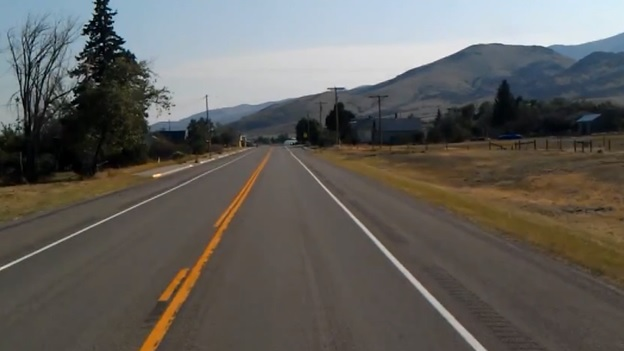
#> input picture image_matching-master/test_image2.jpg, 624 x 351 px
$ python solution.py   (older library calls are emulated)
#> lines starting #> are read from the running program, lines starting #| are printed output that depends on the picture
### image_matching-master/utils.py
#!/usr/bin/env python3
import numpy as np
import cv2
import time


def read_image(image_path):
    img = cv2.imread(image_path)
    if img is None:
        raise FileNotFoundError("`{}` not cannot be loaded".format(image_path))
    return img

def draw_matches(matches, img_left, img_right, verbose=False):
    # Determine the max height
    height = max(img_left.shape[0], img_right.shape[0])
    # Width is the two images side-by-side
    width = img_left.shape[1] + img_right.shape[1]

    img_out = np.zeros((height, width, 3), dtype=np.uint8)
    # Place the images in the empty image
    img_out[0:img_left.shape[0], 0:img_left.shape[1], :] = img_left
    img_out[0:img_right.shape[0], img_left.shape[1]:, :] = img_right

    # The right image coordinates are offset since the image is no longer at (0,0)
    ow = img_left.shape[1]

    #Draw a line between the matched pairs in green
    for p1,p2 in matches:
        p1o = (int(p1[1]), int(p1[0]))
        p2o = (int(p2[1] + ow), int(p2[0]))
        color = list(np.random.random(size=3) * 256)
        cv2.line(img_out, p1o, p2o, color, thickness=2)

    if verbose:
        print("Press enter to continue ... ")
        cv2.imshow("matches", img_out)
        cv2.waitKey(0)

    cv2.imwrite("matches.png", img_out)

class Timer(object):
    def __init__(self, verbose=False):
        self.verbose = verbose

    def __enter__(self):
        self.start = time.time()
        return self

    def __exit__(self, *args):
        self.end = time.time()
        self.secs = self.end - self.start
        self.mins = self.secs // 60
        self.msecs = self.secs * 1000  # millisecs
        if self.verbose:
            print('elapsed time: {:.2f} s ({:.4f} ms)'.format(self.secs, self.msecs))

### image_matching-master/harris.py
#!/usr/bin/env python3
import cv2
import numpy as np
np.seterr(divide='ignore', invalid='ignore')
import argparse as ap
from utils import read_image


def harris(img, sigma=1, threshold=0.01):
    height, width = img.shape
    shape = (height, width)
    # Calculate the dx,dy gradients of the image (np.gradient doesnt work)
    dx = cv2.Sobel(img, cv2.CV_64F,1,0,ksize=5)
    dy = cv2.Sobel(img, cv2.CV_64F,0,1,ksize=5)
    # Get angle for rotation
    _, ang = cv2.cartToPolar(dx, dy, angleInDegrees=True)
    # Square the derivatives (A,B,C of H) and apply apply gaussian filters to each
    sigma = (sigma, sigma)
    Ixx = cv2.GaussianBlur(dx * dx, sigma, 0)
    Ixy = cv2.GaussianBlur(dx * dy, sigma, 0)
    Iyy = cv2.GaussianBlur(dy * dy, sigma, 0)

    H = np.array([[Ixx, Ixy], [Ixy, Iyy]])
    # Find the determinate
    num = (H[0, 0] * H[1, 1]) - (H[0, 1] * H[1, 0])
    # Find the trace
    denom = H[0,0] + H[1,1]
    # Find the response using harmonic mean of the eigenvalues (Brown et. al. variation)
    R = np.nan_to_num(num / denom)

    # Adaptive non-maximum suppression, keep the top 1% of values and remove non-maximum points in a 9x9 neighbourhood
    R_flat = R[:].flatten()
    # Get number of values in top threshold %
    N = int(len(R_flat) * threshold)
    # Get values in top threshold %
    top_k_percentile = np.partition(R_flat, -N)[-N:]
    # Find lowest value in top threshold %
    minimum = np.min(top_k_percentile)
    # Set all values less than this to 0
    R[R < minimum] = 0
    # Set non-maximum points in an SxS neighbourhood to 0
    s = 9
    for h in range(R.shape[0] - s):
        for w in range(R.shape[1] - s):
            maximum = np.max(R[h:h+s+1, w:w+s+1])
            for i in range(h, h+s+1):
                for j in range(w, w+s+1):
                    if R[i, j] != maximum:
                        R[i, j] = 0

    # Return harris corners in [H, W, R] format
    features = list(np.where(R > 0))
    features.append(ang[np.where(R > 0)])
    corners = zip(*features)
    return list(corners)

def draw_corners(corners, img, name):
    for h, w, r in corners:
        cv2.circle(img, (w, h), 2, (0, 0, 255))

    cv2.imwrite(name + '.png', img)

### image_matching-master/solution.py
#!/usr/bin/env python3
import cv2, math, pywt
import numpy as np
import argparse as ap
import matplotlib.pyplot as plt
from skimage.transform import warp, AffineTransform
from operator import itemgetter
from harris import harris, draw_corners
from utils import read_image, draw_matches, Timer


def ransac(pts1, pts2, img_l, img_r, max_iters=1000, epsilon=1):
    best_matches = []
    # Number of samples
    N = 4

    for i in range(max_iters):
        # Get 4 random samples from features
        idx = np.random.randint(0, len(pts1) - 1, N)
        src = pts1[idx]
        dst = pts2[idx]

        # Calculate the homography matrix H
        H = cv2.getPerspectiveTransform(src, dst)
        Hp = cv2.perspectiveTransform(pts1[None], H)[0]

        # Find the inliers by computing the SSD(p',Hp) and saving inliers (feature pairs) that are SSD(p',Hp) < epsilon
        inliers = []
        for i in range(len(pts1)):
            ssd = np.sum(np.square(pts2[i] - Hp[i]))
            if ssd < epsilon:
                inliers.append([pts1[i], pts2[i]])

        # Keep the largest set of inliers and the corresponding homography matrix
        if len(inliers) > len(best_matches):
            best_matches = inliers

    return best_matches

# Plotting tool for convenience
def plot(plots):
    fig = plt.figure()
    N = len(plots)
    x = math.ceil(math.sqrt(N))
    y = math.ceil(math.sqrt(N))
    for i in range(N):
        fig.add_subplot(x,y,i+1).imshow(plots[i])
    plt.show()

def mops(img, truth, win_size, h, w, r):
    H, W = img.shape
    offset = win_size // 2

    # [7 lines of commented-out code are left out]
    M = cv2.getRotationMatrix2D((w, h), -1*r, 1)
    img_rot = cv2.warpAffine(img, M, (W, H), flags=cv2.INTER_NEAREST)

    # Get 40x40 window around feature
    win = img_rot[h-offset:h+offset, w-offset:w+offset]

    # Size (s,s) of each sample region
    s = win_size // 8
    # Prefiltering (N,N) -> (N//s, N//s)
    i = 0
    rows = []
    while i < win_size:
        j = 0
        cols = []
        while j < win_size:
            # Sample (s,s) region from window
            sample = win[i:i+s, j:j+s]
            # Downsample (s,s) region to a single value
            sample = np.sum(sample) / (s*s)
            cols.append(sample)
            j += s
        rows.append(cols)
        i += s

    feature = np.array(rows)
    # Normalize
    feature = (feature - np.mean(feature)) / np.std(feature)
    # Haar wave transform
    coeffs = pywt.dwt2(feature, 'haar')
    feature = pywt.idwt2(coeffs, 'haar')
    #plot([img, img_rot, truth, win, feature])
    return feature

def get_matches(ft1, ft2, left_match, right_match, img_left, img_right, max_matches, win_size):
    potential_matches = []
    offset = win_size // 2

    # Feature descriptor with brute-force matching
    for h1, w1, r1 in ft1:

        # Copy image as to not modify it by reference
        img_left_tmp = np.copy(img_left)

        # Copy coordinates incase changed by border
        h1_tmp = h1
        w1_tmp = w1

        # Get 40x40 window around feature
        win_left = img_left[h1-offset:h1+offset, w1-offset:w1+offset]

        # Handle border points
        if win_left.shape != (win_size, win_size):
            diff_h, diff_w = np.subtract(win_left.shape, (win_size, win_size))
            p_h = abs(diff_h // 2)
            p_w = abs(diff_w // 2)
            img_left_tmp = cv2.copyMakeBorder(img_left_tmp, p_h, p_h, p_w, p_w, cv2.BORDER_REFLECT)
            h1 += p_h
            w1 += p_w
            win_left = img_left_tmp[h1-offset:h1+offset, w1-offset:w1+offset]

        # Run multiscale oriented patches descriptor
        feature_left = mops(img_left_tmp, win_left, win_size, h1, w1, r1)

        lowest_dist = math.inf
        potential_match = ()
        for h2, w2, r2 in ft2:

            # Copy image as to not modify it by reference
            img_right_tmp = np.copy(img_right)

            # Copy coordinates incase changed by border
            h2_tmp = h2
            w2_tmp = w2

            # Get 40x40 window around feature
            win_right = img_right[h2-offset:h2+offset, w2-offset:w2+offset]

            # Handle border points
            if win_right.shape != (win_size, win_size):
                diff_h, diff_w = np.subtract(win_right.shape, (win_size, win_size))
                p_h = abs(diff_h // 2)
                p_w = abs(diff_w // 2)
                img_right_tmp = cv2.copyMakeBorder(img_right_tmp, p_h, p_h, p_w, p_w, cv2.BORDER_REFLECT)
                h2 += p_h
                w2 += p_w
                win_right = img_right_tmp[h2-offset:h2+offset, w2-offset:w2+offset]

            # Run multiscale oriented patches descriptor
            feature_right = mops(img_right_tmp, win_right, win_size, h2, w2, r2)

            # Check distance between features
            curr_dist = np.linalg.norm(feature_left - feature_right)
            if curr_dist < lowest_dist:
                lowest_dist = curr_dist
                potential_match = ([h1_tmp, w1_tmp, r1], [h2_tmp, w2_tmp, r2], curr_dist)

        potential_matches.append(potential_match)

    # Sort matches from smallest distance up
    matches = sorted(potential_matches, key=itemgetter(2))
    for match in matches:
        # Ensure no duplicates
        if match[0][0:2] not in left_match and match[1][0:2] not in right_match:
            # Add to matches
            left_match.append(match[0][0:2])
            right_match.append(match[1][0:2])
            # Remove from potential matches
            ft1.remove(tuple(match[0]))
            ft2.remove(tuple(match[1]))

    # Recursively keep going until every point has a match
    while(len(left_match) < max_matches and len(right_match) < max_matches):
        print('anotha one')
        get_matches(ft1, ft2, left_match, right_match, img_left, img_right, max_matches, win_size)

    return np.array(left_match, dtype=np.float32), np.array(right_match, dtype=np.float32)

def main(image,max_iters,epsilon,win_size,verbose):
    # Load the image
#> called with image = 'test_image2.jpg', max_iters = 1000, epsilon = 100, win_size = 50, verbose = True
    img_left_clr   = read_image(image)
#> in read_image, img is the input picture: shape (351, 624, 3); mean B, G, R 91.9, 96, 98.2

    # Perform a some transforms on it for feature matching
    tform = AffineTransform(scale=(0.8, 0.8), rotation=0.2, translation=(20, -10))
    img_right_clr = warp(img_left_clr, tform.inverse, output_shape=img_left_clr.shape[:2])
    img_right_clr = np.uint8(img_right_clr * 255)

    # Convert to grayscale
    img_left = cv2.cvtColor(img_left_clr, cv2.COLOR_BGR2GRAY)
    img_right = cv2.cvtColor(img_right_clr, cv2.COLOR_RGB2GRAY)

    print("Getting the features from the Harris Detector")
    ftL = harris(img_left, sigma=3, threshold=0.01)
#> in harris, `N = int(len(R_flat) * threshold)`: N = 2190
#> in harris, `top_k_percentile = np.partition(R_flat, -N)[-N:]`: top_k_percentile = 2190 values, max 5659487.3 at index 658, min 597749.1 at index 0, mean 1272895.2
#> in harris, `minimum = np.min(top_k_percentile)`: minimum = 597749.1
#> after the loop in harris, `for h in range(R.shape[0] - s):`:
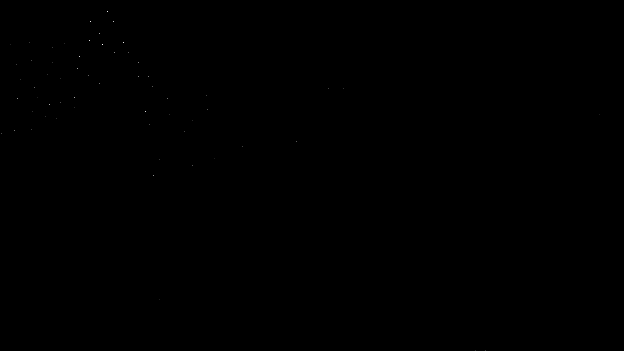
#> R: shape (351, 624) float64; min 0, max 5659487.3, mean 588.7; drawn with min black and max white
#> in harris, `features = list(np.where(R > 0))`: features = 2 items
#> ftL = 60 items, first 6: (11, 107, 7.08), (21, 90, 223.9), (21, 113, 325.7), (33, 99, 106.7), (40, 89, 219.2), (42, 29, 298.4)
    draw_corners(ftL, img_left_clr, 'corners_left')
#> the loop in draw_corners, `for h, w, r in corners:` made 60 passes
#> (h, w, r) on passes 1 to 12: (11, 107, 7.08), (21, 90, 223.9), (21, 113, 325.7), (33, 99, 106.7), (40, 89, 219.2), (42, 29, 298.4), (42, 123, 16.94), (43, 64, 3.7), (44, 10, 239.2), (44, 102, 191.6), (47, 52, 121.7), (52, 114, 305.2)
    ftR = harris(img_right, sigma=3, threshold=0.01)
#> after the loop in harris (call 2), `for h in range(R.shape[0] - s):`: R: shape (351, 624) float64; min 0, max 12151201.4, mean 496.2
#> ftR = 56 items, first 6: (0, 76, 180), (6, 94, 200.6), (16, 102, 345.9), (19, 89, 223.8), (26, 21, 258), (27, 36, 328.8)
    draw_corners(ftR, img_right_clr, 'corners_right')
#> the loop in draw_corners (call 2), `for h, w, r in corners:` made 56 passes
#> (h, w, r) on passes 1 to 12: (0, 76, 180), (6, 94, 200.6), (16, 102, 345.9), (19, 89, 223.8), (26, 21, 258), (27, 36, 328.8), (27, 103, 26.87), (29, 81, 137.5), (36, 55, 241.8), (43, 22, 249.6), (43, 33, 238.4), (45, 108, 12.68)

    print("  -- Number of features (left): ", len(ftL))
#|   -- Number of features (left):  60
    print("  -- Number of features (right): ", len(ftR))
#|   -- Number of features (right):  56
    print("Finding the best matches between images")
    with Timer(verbose=True) as t:
        max_matches = min(len(ftL), len(ftR))
#> max_matches = 56
        ptsL,ptsR = get_matches(ftL, ftR, [], [], img_left, img_right, max_matches, win_size=win_size)
#> the loop in get_matches, `for h1, w1, r1 in ft1:` made 60 passes
#> (h1, w1, r1, h1_tmp, w1_tmp) on passes 1 to 2: (36, 107, 7.08, 11, 107), (46, 90, 223.9, 21, 90)
#> pass 1, in get_matches, `img_left_tmp = cv2.copyMakeBorder(img_left_tmp, p_h, p_h, p_w, p_w, cv..`:
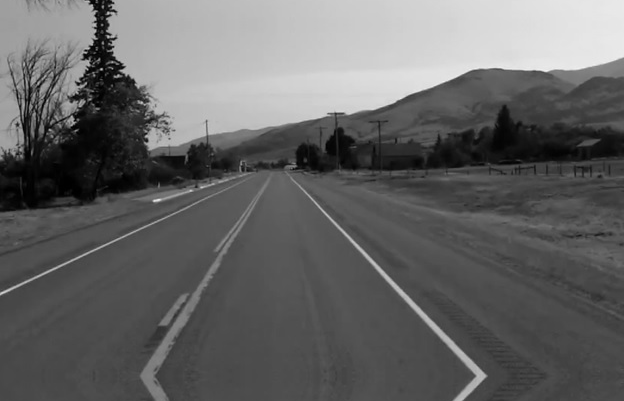
#> img_left_tmp: shape (401, 624); min 0, max 243, mean 100.9
#> pass 1, in mops, `win = img_rot[h-offset:h+offset, w-offset:w+offset]`:
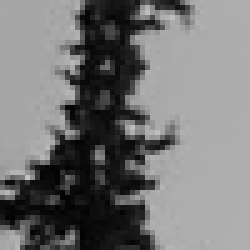
#> win: shape (50, 50) (shown 5 times larger); min 1, max 193, mean 116.4
#> after the loop in get_matches, `for h1, w1, r1 in ft1:`:
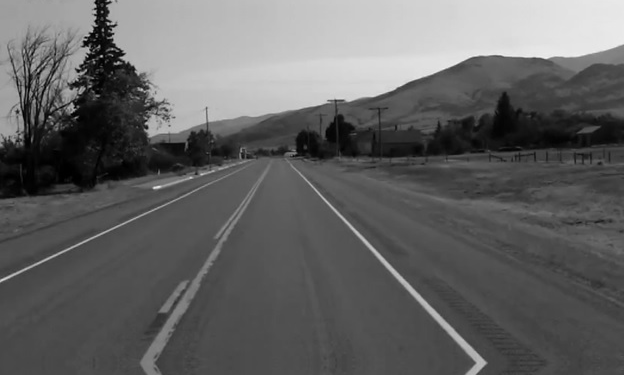
#> img_left_tmp: shape (375, 624); min 0, max 243, mean 98.6
#> after the loop in get_matches, `for h1, w1, r1 in ft1:`:
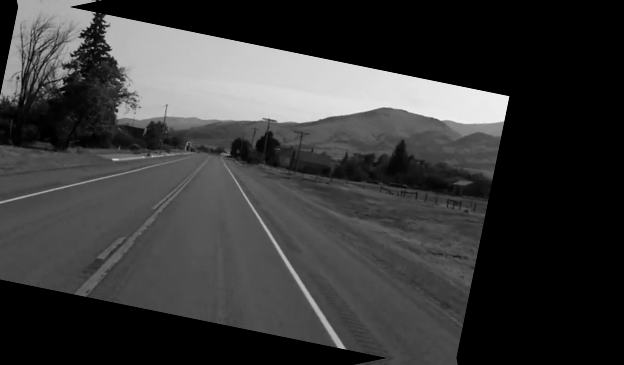
#> img_right_tmp: shape (365, 624); min 0, max 245, mean 57.4
#> after the loop in get_matches, `for h1, w1, r1 in ft1:`:
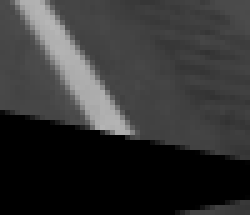
#> win_right: shape (43, 50) (shown 5 times larger); min 0, max 182, mean 51.6
#> the loop in get_matches, `for match in matches:` made 60 passes
#> match on passes 1 to 12: ([88, 343, 302.4], [115, 278, 287.8], 1.41), ([129, 31, 313.3], [96, 24, 304], 2.71), ([109, 207, 275.1], [109, 165, 281.2], 2.72), ([124, 149, 305.1], [116, 118, 307.8], 2.99), ([120, 192, 257.8], [147, 346, 259.3], 3.17), ([76, 148, 32.16], [71, 126, 35.52], 3.21), ([141, 296, 202.6], [147, 229, 196.6], 3.3), ([42, 123, 16.94], [45, 108, 12.68], 3.44), ([131, 184, 316.8], [122, 143, 315.7], 3.45), ([146, 242, 128.3], [143, 187, 108.7], 3.72), ([62, 138, 274.9], [286, 75, 318.3], 3.73), ([86, 152, 295.4], [60, 118, 313], 3.75)
#> the loop in get_matches, `while(len(left_match) < max_matches and len(right_match) < max_matches):` made 1 pass
#| anotha one
#| anotha one
#| anotha one
#| anotha one

        print(" -- Number of matches = ", len(ptsL))
#|  -- Number of matches =  56
        assert len(ptsL) == len(ptsR)

    print("Performing RANSAC")
    matches = ransac(ptsL,ptsR, img_left, img_right, max_iters, epsilon)
    print(" -- Number of pruned matches = ", len(matches))
#|  -- Number of pruned matches =  12

    draw_matches(matches, img_left_clr, img_right_clr)
#> the loop in draw_matches, `for p1,p2 in matches:` made 12 passes
#> (p1, p2) on passes 1 to 12: ([109, 207], [109, 165]), ([124, 149], [116, 118]), ([141, 296], [147, 229]), ([42, 123], [45, 108]), ([131, 184], [122, 143]), ([146, 242], [143, 187]), ([76, 138], [72, 116]), ([175, 153], [152, 113]), ([111, 145], [104, 117]), ([47, 52], [47, 50]), ([116, 45], [91, 45]), ([11, 107], [6, 94])
#> after the loop in draw_matches, `for p1,p2 in matches:`:
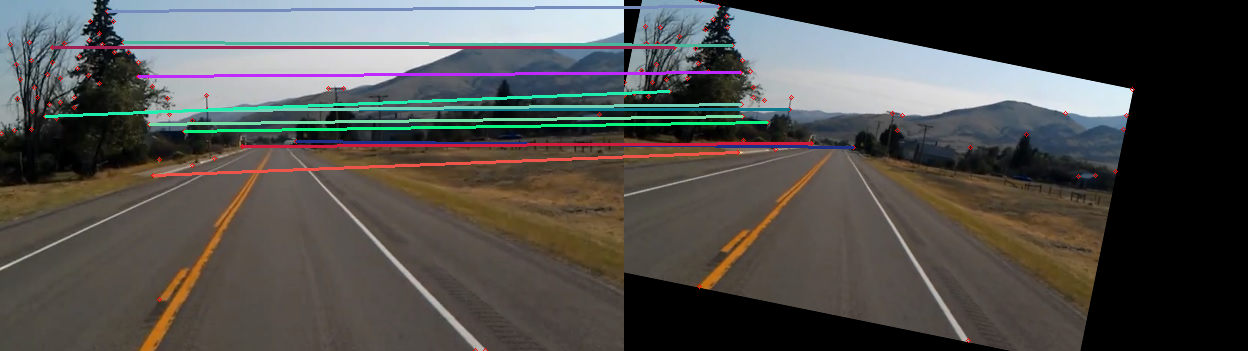
#> img_out: shape (351, 1248, 3); mean B, G, R 76.6, 79.5, 81

if __name__ == "__main__":
    main(image = "test_image2.jpg",max_iters=1000,epsilon=100,win_size=50, verbose=True)

$ run again, with image_matching-master/corners_right.png saved as image_matching-master/test_image2.jpg
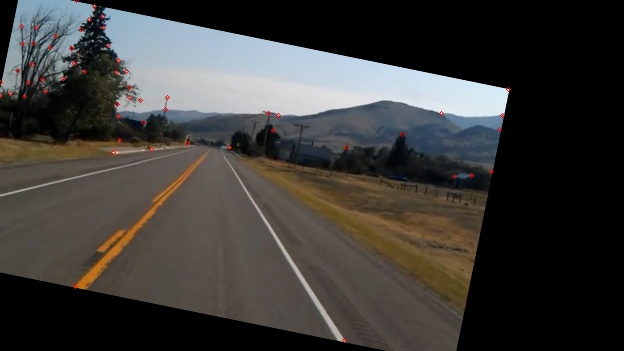
#> input picture image_matching-master/corners_right.png, 624 x 351 px
#> in read_image, img is the input picture: shape (351, 624, 3); mean B, G, R 57.1, 59.6, 61.5
#> N = 2190
#> top_k_percentile = 2190 values, max 7210238.4 at index 773, min 417706.3 at index 0, mean 892668.4
#> minimum = 417706.3
#> features = 2 items
#> ftL = 55 items, first 6: (0, 75, 180), (11, 103, 14.56), (15, 93, 187.2), (24, 21, 280.5), (24, 33, 192), (25, 104, 21.81)
#> the loop in draw_corners, `for h, w, r in corners:` made 55 passes
#> ftR = 57 items, first 6: (0, 75, 180), (1, 30, 14.81), (9, 49, 346.2), (13, 33, 303.9), (15, 99, 19.36), (19, 61, 292.4)
#> the loop in draw_corners (call 2), `for h, w, r in corners:` made 57 passes
#|   -- Number of features (left):  55
#|   -- Number of features (right):  57
#> max_matches = 55
#> the loop in get_matches, `for h1, w1, r1 in ft1:` made 55 passes
#> (h1, w1, r1, h1_tmp, w1_tmp) on passes 1 to 2: (25, 75, 180, 0, 75), (36, 103, 14.56, 11, 103)
#> pass 1, in get_matches, `img_left_tmp = cv2.copyMakeBorder(img_left_tmp, p_h, p_h, p_w, p_w, cv..`:
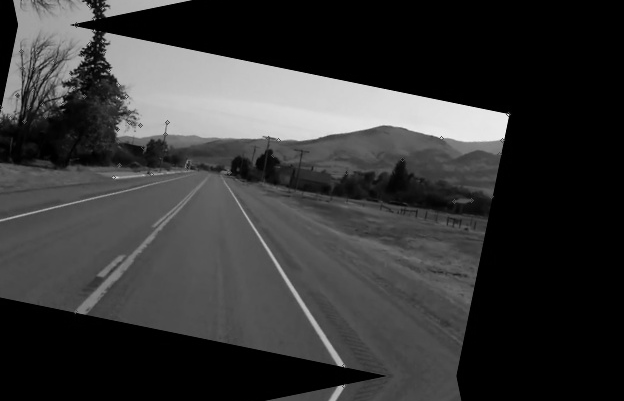
#> img_left_tmp: shape (401, 624); min 0, max 237, mean 55.1
#> the loop in get_matches, `for match in matches:` made 55 passes
#> match on passes 1 to 8: ([107, 165, 271.9], [101, 132, 263.5], 1.49), ([113, 278, 284.8], [121, 212, 273.6], 1.73), ([111, 441, 271.5], [121, 212, 273.6], 1.85), ([111, 268, 269.6], [101, 132, 263.5], 2.26), ([42, 110, 351.4], [51, 102, 341.2], 2.51), ([0, 75, 180], [0, 75, 180], 3.33), ([72, 124, 344.6], [51, 102, 341.2], 3.43), ([130, 272, 343.8], [132, 212, 330.7], 3.54)
#> the loop in get_matches, `while(len(left_match) < max_matches and len(right_match) < max_matches):` made 1 pass
#| anotha one
#| anotha one
#| anotha one
#| anotha one
#|  -- Number of matches =  55
#|  -- Number of pruned matches =  14
#> the loop in draw_matches, `for p1,p2 in matches:` made 14 passes
#> (p1, p2) on passes 1, 2, 4, 5, 6, 7, 8, 9: ([107, 165], [101, 132]), ([113, 278], [121, 212]), ([106, 135], [91, 115]), ([100, 117], [90, 95]), ([94, 135], [79, 108]), ([71, 85], [59, 75]), ([152, 116], [128, 87]), ([175, 472], [202, 361])
#> after the loop in draw_matches, `for p1,p2 in matches:`:
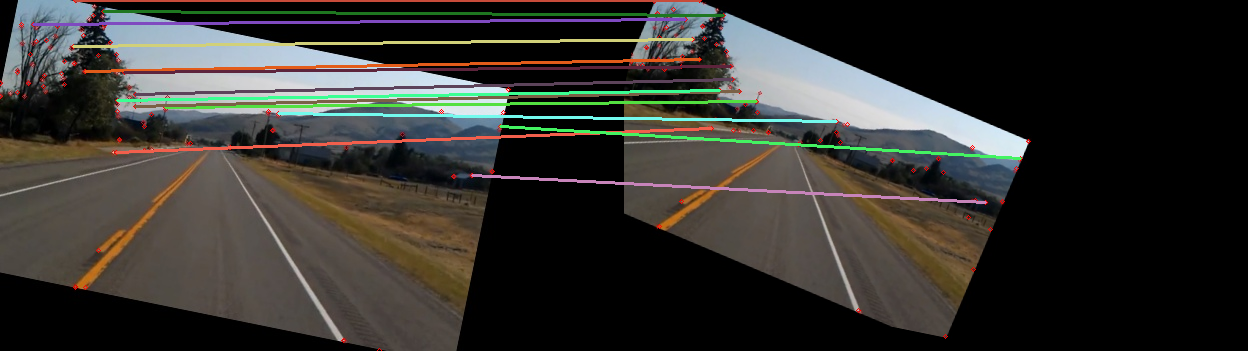
#> img_out: shape (351, 1248, 3); mean B, G, R 47.5, 51.6, 53.1
